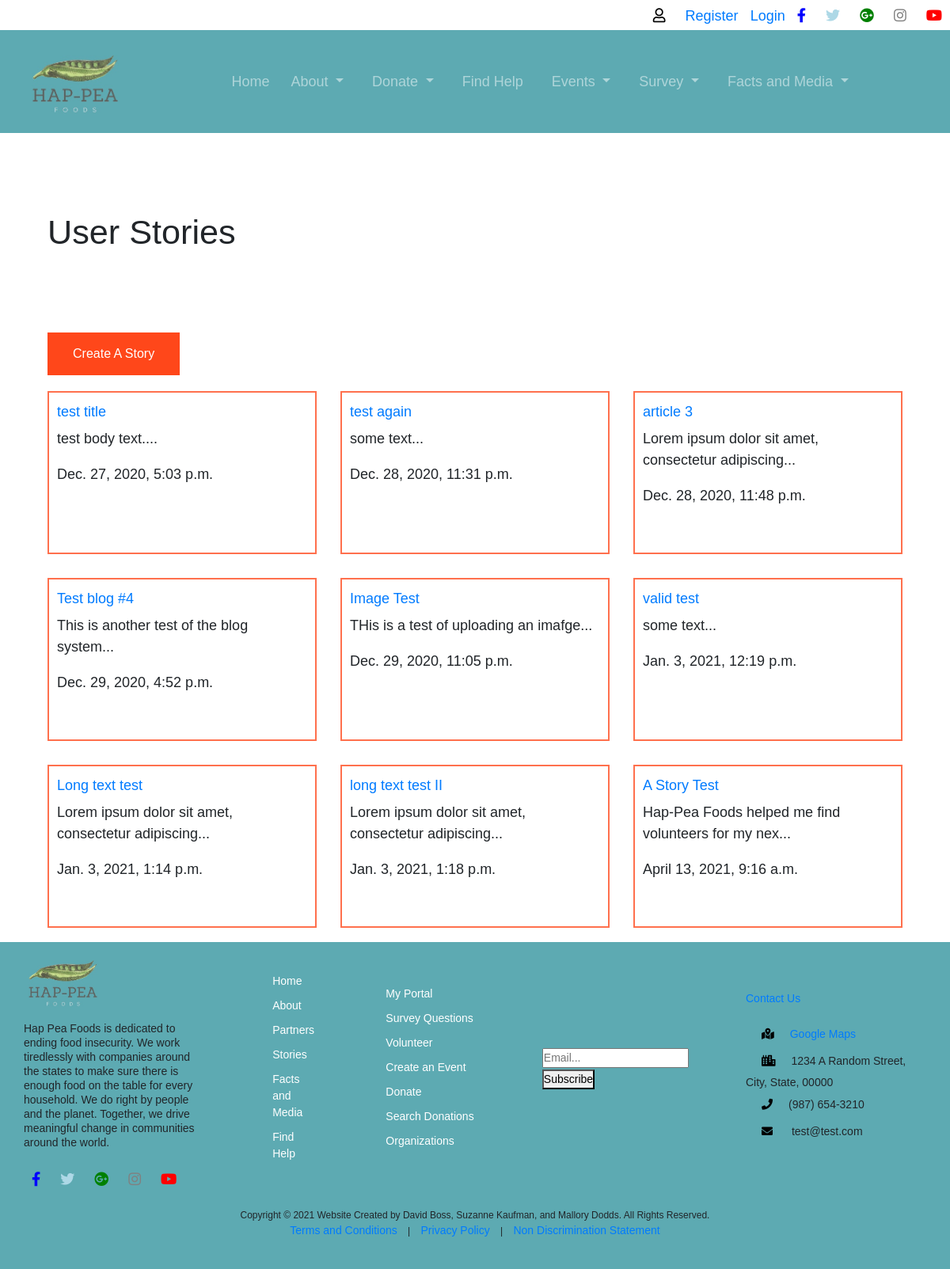
Screenshot of /stories/ with the database file from the repository.
### stories/models.py (models this page shows, shortened)
class Story(models.Model):
    title = models.CharField(max_length=100)
    slug = models.SlugField()
    body = models.TextField()
    date = models.DateTimeField(auto_now_add=True)
    def snippet(self):
        return self.body[:50] + "..."

### stories/views.py (the view)
def stories_list(request):
    stories = Story.objects.all().order_by('date')
    return render(request, 'stories/stories_list.html', {'stories':stories})

### stories/templates/stories/stories_list.html (shortened to what this page needs)
{% extends 'base_layout.html' %}
{% block content %}
  <h1>User Stories</h1>
  <div class="createstory">
    <form class="create" action="{% url 'stories:create' %}" method="post">
      <button type="submit" name="addstory">Create A Story</button>
    </form>
  </div>
  <div class="stories">
    {% for story in stories %}
      <div class= "story">
        <h2><a href="{% url 'stories:detail' slug=story.slug %}">{{story.title}}</a></h2>
        <p>{{story.snippet}}</p>
        <p> {{story.date}}</p>
      </div>
    {% endfor %}
  </div>
{% endblock %}

### static/css/style.css (style rules this page uses)
* { margin: 0; padding:0; outline: none; font-family: Arial, Helvetica, sans-serif; font-size: 18px; }
.wrapper_container h1 { text align: center; margin: 100px auto; font-size: 2.4em; }
.createstory button { background-color: #FF471A; border: none; color: #FFF; padding: 15px 32px; text-align: center; text-decoration: none; display: inline-block; font-size: 16px; cursor: pointer; }
.stories { margin-top: 20px; display: grid; grid-template-columns: 1fr 1fr 1fr; grid-gap: 30px; }
.story { padding: 10px; border: 2px solid #FF704D; position: relative; padding-bottom: 40px; }
.story h2 { font-size: 1.2em; }
html, body { height: 100%; margin: 0; padding: 0; }

### rows the page displays
Story: title "test title", snippet "test body text....", date "Dec. 27, 2020, 5:03 p.m."
Story: title "test again", snippet "some text...", date "Dec. 28, 2020, 11:31 p.m."
Story: title "article 3", snippet "Lorem ipsum dolor sit amet, consectetur adipiscing...", date "Dec. 28, 2020, 11:48 p.m."
Story: title "Test blog #4", snippet "This is another test of the blog system...", date "Dec. 29, 2020, 4:52 p.m."
Story: title "Image Test", snippet "THis is a test of uploading an imafge...", date "Dec. 29, 2020, 11:05 p.m."
Story: title "valid test", snippet "some text...", date "Jan. 3, 2021, 12:19 p.m."
Story: title "Long text test", snippet "Lorem ipsum dolor sit amet, consectetur adipiscing...", date "Jan. 3, 2021, 1:14 p.m."
Story: title "long text test II", snippet "Lorem ipsum dolor sit amet, consectetur adipiscing...", date "Jan. 3, 2021, 1:18 p.m."
Story: title "A Story Test", snippet "Hap-Pea Foods helped me find volunteers for my nex...", date "April 13, 2021, 9:16 a.m."
